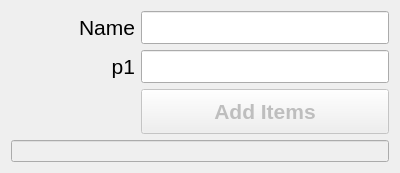
<?xml version="1.0" encoding="UTF-8"?>
<ui version="4.0">
 <class>AddItemsDialog</class>
 <widget class="QDialog" name="AddItemsDialog">
  <property name="geometry">
   <rect>
    <x>0</x>
    <y>0</y>
    <width>400</width>
    <height>173</height>
   </rect>
  </property>
  <property name="windowTitle">
   <string>Dialog</string>
  </property>
  <layout class="QGridLayout" name="gridLayout" columnstretch="1,2">
   <item row="1" column="0">
    <widget class="QLabel" name="label_p1">
     <property name="minimumSize">
      <size>
       <width>0</width>
       <height>30</height>
      </size>
     </property>
     <property name="font">
      <font>
       <pointsize>16</pointsize>
      </font>
     </property>
     <property name="text">
      <string>p1</string>
     </property>
     <property name="alignment">
      <set>Qt::AlignRight|Qt::AlignTrailing|Qt::AlignVCenter</set>
     </property>
    </widget>
   </item>
   <item row="0" column="0">
    <widget class="QLabel" name="label_name">
     <property name="minimumSize">
      <size>
       <width>0</width>
       <height>30</height>
      </size>
     </property>
     <property name="font">
      <font>
       <pointsize>16</pointsize>
      </font>
     </property>
     <property name="text">
      <string>Name</string>
     </property>
     <property name="alignment">
      <set>Qt::AlignRight|Qt::AlignTrailing|Qt::AlignVCenter</set>
     </property>
    </widget>
   </item>
   <item row="1" column="1">
    <widget class="QLineEdit" name="lineEdit_p1">
     <property name="minimumSize">
      <size>
       <width>0</width>
       <height>30</height>
      </size>
     </property>
     <property name="font">
      <font>
       <pointsize>16</pointsize>
      </font>
     </property>
    </widget>
   </item>
   <item row="0" column="1">
    <widget class="QLineEdit" name="lineEdit_name">
     <property name="minimumSize">
      <size>
       <width>0</width>
       <height>30</height>
      </size>
     </property>
     <property name="font">
      <font>
       <pointsize>16</pointsize>
      </font>
     </property>
    </widget>
   </item>
   <item row="2" column="1">
    <widget class="QPushButton" name="pushButton_addItems">
     <property name="enabled">
      <bool>false</bool>
     </property>
     <property name="sizePolicy">
      <sizepolicy hsizetype="Minimum" vsizetype="Minimum">
       <horstretch>0</horstretch>
       <verstretch>0</verstretch>
      </sizepolicy>
     </property>
     <property name="font">
      <font>
       <pointsize>16</pointsize>
       <weight>75</weight>
       <bold>true</bold>
      </font>
     </property>
     <property name="text">
      <string>Add Items</string>
     </property>
     <property name="autoDefault">
      <bool>false</bool>
     </property>
    </widget>
   </item>
   <item row="3" column="0" colspan="2">
    <widget class="QLineEdit" name="lineEdit_msg">
     <property name="enabled">
      <bool>false</bool>
     </property>
    </widget>
   </item>
  </layout>
 </widget>
 <tabstops>
  <tabstop>lineEdit_name</tabstop>
  <tabstop>lineEdit_p1</tabstop>
  <tabstop>pushButton_addItems</tabstop>
  <tabstop>lineEdit_msg</tabstop>
 </tabstops>
 <resources/>
 <connections/>
</ui>
